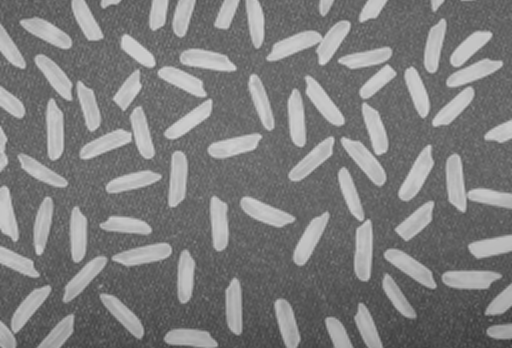
//> input picture rice.png, 512 x 348 px
$ ./main rice.png   (built with g++ and OpenCV 4)
//> lines starting //> are read from the running program, lines starting //| are printed output that depends on the picture; after the words box and inside, x2 and y2 are one past the last pixel; in counts of white or black regions, pixels touching at a corner belong together
//> further down, src is the input picture: 348 rows x 512 cols, CV_8UC1; min 52, max 214, mean 124.8
#include <opencv2/core/core.hpp>
#include <opencv2/highgui/highgui.hpp>
#include <opencv2/imgproc/imgproc.hpp>
#include <iostream>

int countNumberOfRice1(cv::Mat input) {
    // Threshold image:
    cv::threshold(input, input, 128, 255, cv::THRESH_BINARY);
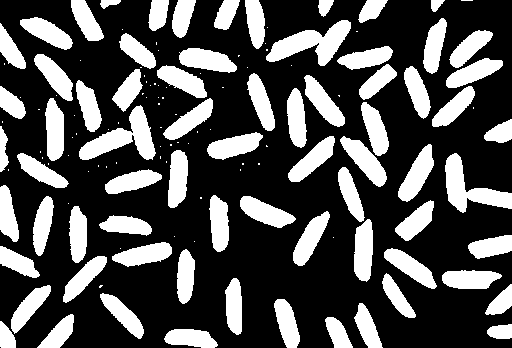
//> input: 348 rows x 512 cols, CV_8UC1; 31.2% white; 140 white regions (68 under 20 px), largest, box (x1, y1, x2, y2) and area: (266, 20, 351, 66) 1767, (79, 105, 156, 160) 1757, (445, 153, 512, 213) 1615
    // Remove noise in the binary imageusing  morphological  operations:
    cv::morphologyEx(input, input, cv::MORPH_OPEN, cv::getStructuringElement(cv::MORPH_RECT, cv::Size(5, 5)));
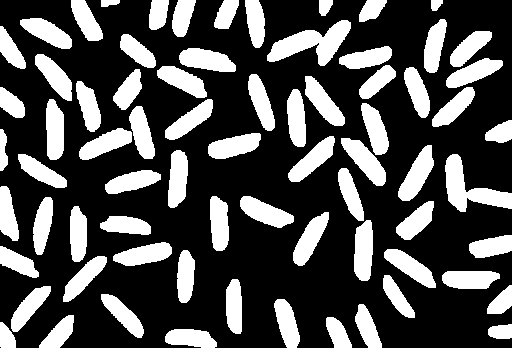
//> input: 348 rows x 512 cols, CV_8UC1; 30.8% white; 73 white regions, largest, box (x1, y1, x2, y2) and area: (267, 20, 351, 66) 1761, (445, 154, 512, 212) 1610, (398, 145, 434, 201) 1000
    // Apply the connected components algorithm and return the number of classes:
    return cv::connectedComponents(input, input);
}

int main(int argc, char* argv[]){
    if(argc != 2){
        std::cout << "Usage: ./main <imageFile>" << std::endl;
        return -1;
    }

    cv::Mat src = cv::imread(argv[1], cv::IMREAD_GRAYSCALE);
    cv::namedWindow("Input image",cv::WINDOW_FULLSCREEN);
    cv::imshow("Input image", src);
    cv::waitKey(1);

    // There are N-1 rice grains since one class is background
    std::cout << "Number of objects: ";
    std::cout << countNumberOfRice1(src) - 1;
//| 73
    std::cout << std::endl;

    return 0;
}
